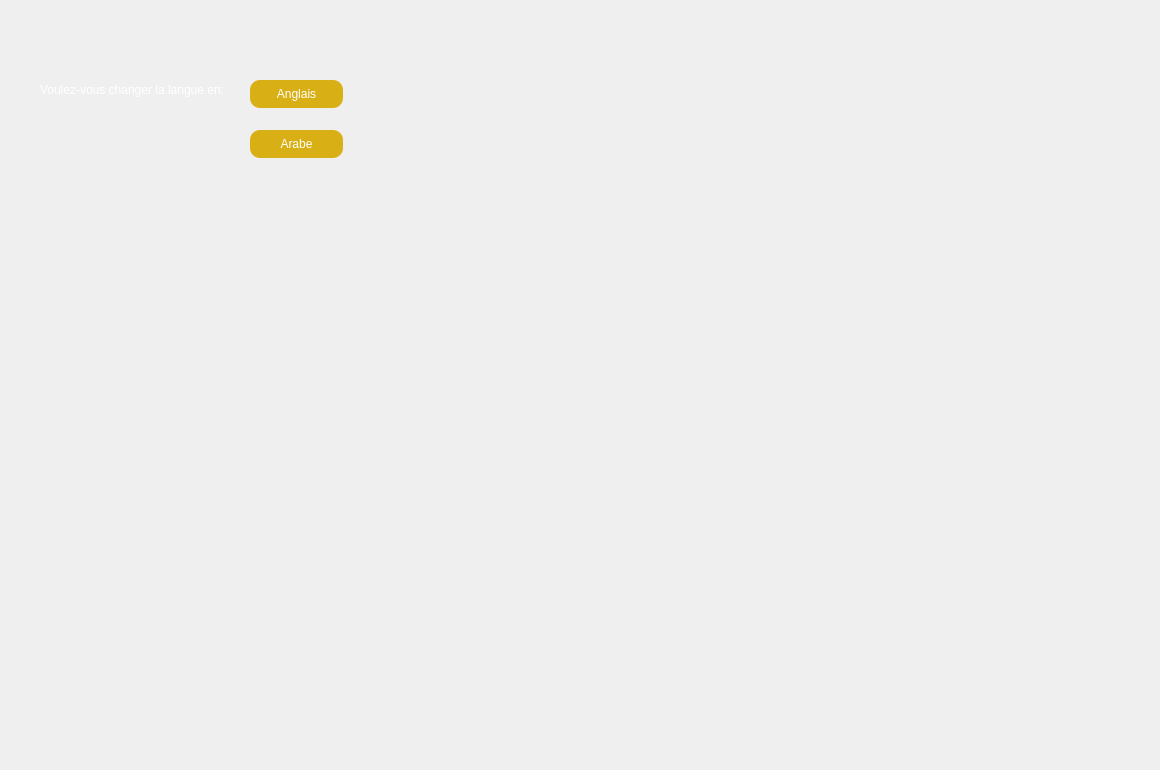
          <widget class="QWidget" name="tab_4">
           <attribute name="title">
            <string>Acceuil</string>
           </attribute>
           <widget class="QPushButton" name="pushButton_11">
            <property name="geometry">
             <rect>
              <x>250</x>
              <y>80</y>
              <width>93</width>
              <height>28</height>
             </rect>
            </property>
            <property name="styleSheet">
             <string notr="true">color: rgb(255, 255, 255);
background-color:  QLinearGradient(x1: 0, y1: 0, x2: 0, y2: 1, stop: 0#D8B016, stop: 1 #D8B016);
 border-radius: 10;</string>
            </property>
            <property name="text">
             <string>Anglais</string>
            </property>
           </widget>
           <widget class="QLabel" name="label_39">
            <property name="geometry">
             <rect>
              <x>40</x>
              <y>80</y>
              <width>201</width>
              <height>20</height>
             </rect>
            </property>
            <property name="styleSheet">
             <string notr="true">color: rgb(255, 255, 255);
</string>
            </property>
            <property name="text">
             <string>Voulez-vous changer la langue en:</string>
            </property>
           </widget>
           <widget class="QPushButton" name="pushButton_15">
            <property name="geometry">
             <rect>
              <x>250</x>
              <y>130</y>
              <width>93</width>
              <height>28</height>
             </rect>
            </property>
            <property name="styleSheet">
             <string notr="true">color: rgb(255, 255, 255);
background-color:  QLinearGradient(x1: 0, y1: 0, x2: 0, y2: 1, stop: 0#D8B016, stop: 1 #D8B016);
 border-radius: 10;</string>
            </property>
            <property name="text">
             <string>Arabe</string>
            </property>
           </widget>
           <widget class="QLabel" name="graph_24">
            <property name="geometry">
             <rect>
              <x>-30</x>
              <y>-10</y>
              <width>1151</width>
              <height>761</height>
             </rect>
            </property>
            <property name="text">
             <string/>
            </property>
            <property name="pixmap">
             <pixmap>../../../Downloads/Untitled-1 copy.png</pixmap>
            </property>
           </widget>
           <zorder>graph_24</zorder>
           <zorder>pushButton_11</zorder>
           <zorder>label_39</zorder>
           <zorder>pushButton_15</zorder>
          </widget>
